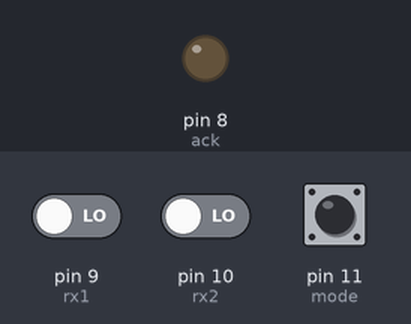
Bench run of a sketch on a simulated Arduino Uno, built with avr-gcc and run on an emulated ATmega328P. Parts: output pins drawn as LEDs (lit = HIGH). Dashed ring = blinking. Inputs (shaded band) come from the test bench; at power-on: pin 11 (mode) LOW, pin 9 (rx1) LOW, pin 10 (rx2) LOW. What the sketch prints to the serial monitor is not drawn.

Above: at 1.2 s.
1.3 s: pin 11 (mode) pulled HIGH for 0.15 s
At 2.0 s:
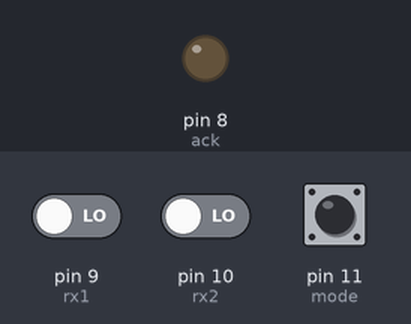
2.9 s: pin 11 (mode) pulled HIGH for 0.15 s
At 3.5 s:
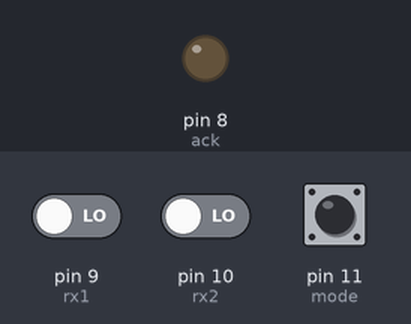
6.0 s: pin 9 (rx1) driven HIGH and pin 11 (mode) driven HIGH
At 7.0 s:
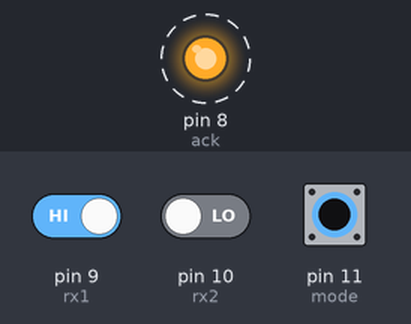
9.0 s: pin 11 (mode) driven LOW
At 9.6 s:
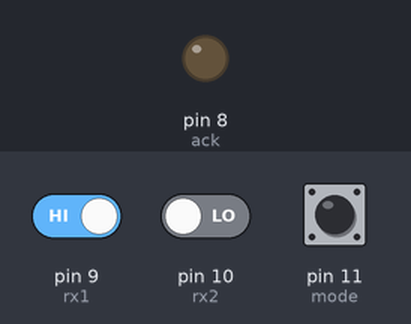
12.0 s: pin 11 (mode) driven HIGH
At 13.1 s:
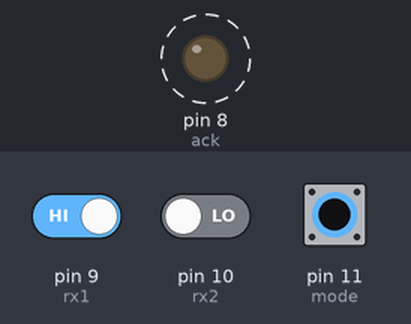
15.0 s: pin 11 (mode) pulsed LOW 5 times (0.12 s each, 0.3 s apart)
Timing chart, 0 to 67.0 s (numbered marks = the images above; inputs shaded):
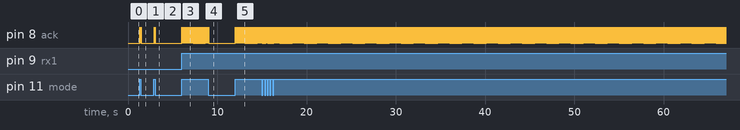

Measured:
- after the input at 1.3 s, pin 8 (ack): alternates HIGH for 0.03 s and LOW for 0.03 s, 6 changes in all, then stays LOW, starting at once
- after the input at 2.9 s, pin 8 (ack): alternates HIGH for 0.03 s and LOW for 0.03 s, 6 changes in all, then stays LOW, starting at once
- after the input at 6.0 s, pin 8 (ack): alternates HIGH for 0.03 s and LOW for 0.03 s, starting at once
- after the input at 9.0 s, pin 8 (ack): goes on until 9.0 s, then stays LOW
- after the input at 12.0 s, pin 8 (ack): alternates HIGH for 0.03 s and LOW for 0.03 s, starting at once

The sketch:

Arduino_Brailler.ino
```cpp
int RB[14];
#define rx1 9
#define rx2 10
#define ack 8
#define mode 11


void setup(void)
{
  Serial.begin(9600);
  pinMode(ack,OUTPUT);
  pinMode(rx1,INPUT);
  pinMode(rx2,INPUT);
  pinMode(mode,INPUT);


}

void loop(void)

{


while (digitalRead(mode)==HIGH)
{
   Serial.print("Transmission Begins");
   for (int i=0;i<=12;i+2)
   {
    if (digitalRead(rx1)==HIGH)
    {
      RB[i]=1;
    }
    else
    {
      RB[i]=0;
    }


    if (digitalRead(rx2)==HIGH)
    {
      RB[i+1]=1;
    }
     else
    {
      RB[i+1]=0;
    }
    ackjp();
    Serial.print(RB[i]);
    Serial.print(RB[i+1]);
    Serial.print("\n End OF PAcKET RECEPTION");

    digitalWrite(ack,LOW);
    break;
   }

Serial.print("\n IAM OUT");

}
 Serial.print("\n IAM OUT");

}

void ackjp(void)
{
  digitalWrite(ack,HIGH);
  return 0;
}
```
